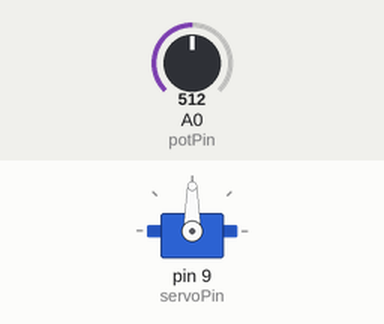
The sketch below on a simulated Arduino Uno, built with avr-gcc and run on an emulated ATmega328P. On the bench: servo. The inputs (shaded band) are chosen by the test bench; at power-on: A0 (potPin) = 512.

Above: at 1.8 s.
1.9 s: A0 (potPin) set to 716
At 3.0 s:
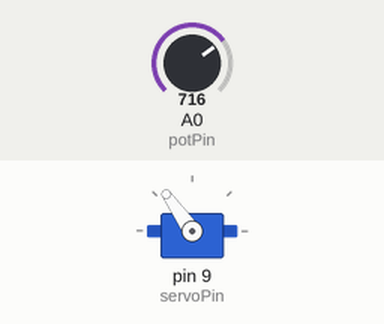
3.5 s: A0 (potPin) set to 900
At 4.6 s:
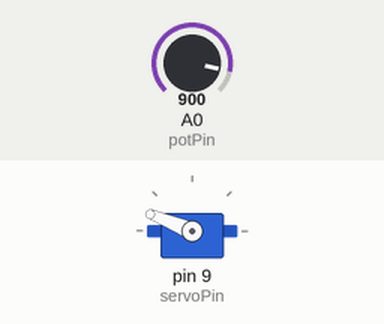
5.5 s: A0 (potPin) set to 1023
At 7.2 s:
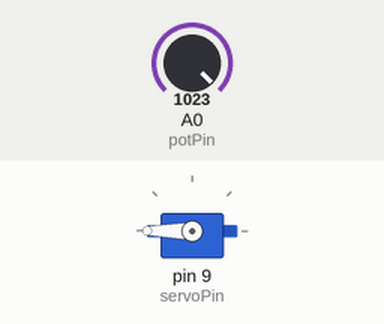
7.5 s: A0 (potPin) set to 306
At 8.8 s:
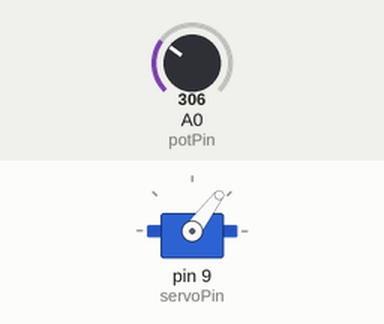
9.5 s: A0 (potPin) set to 122
At 10.4 s:
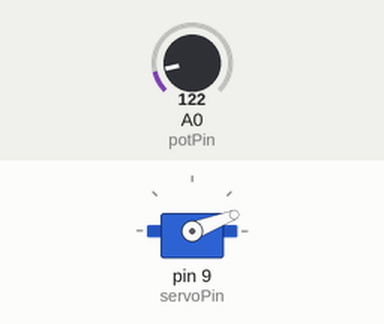
Timing chart, 0 to 12.5 s (numbered marks = the images above; inputs shaded):
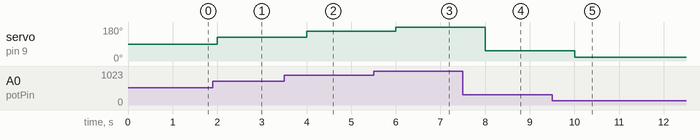

The sketch:

Servo_Control_with_Potentiometer.ino
```cpp
#include <Servo.h>    // Load servo library

/*  Servos raraly rotate 180 degrees. We have to test each servo at teh begining betwen 0 - 180 degress to
 *  test the limits so tt we dont want to burn it.
 *  The potentiometer reads 0v to 5v and gives readon 0 to 1023 to Arduino through the pin
 *  These figures will need to be put int to 'pos' from 10 to 170!
 *  We have to calc teh map function
 *  y(15, 170):x(0, 1023)
 *  slope (m) = (y2-y1) / (x2-x1)
 *  m= (170-15) / (1023-0) = 155/1023
 *  => y-y1 = m((x-x1) => (y-15) = 155/1023 (x-0) => y= (155/1023)x + 15
 *  pos=(155/1023) 'pos reading' + 15
 */

int pos=0;           // Declare and initialise the position variable
int servoPin=9;      // Tell Arduino tt server is attached to Pin 9
int potPin=A0;       // Connect potentiometer to pin A0
int potReading;      // Establsih integer for Potentimeter reading
int servoDelay=1000; // Delay in response by servo to commands

Servo myServo;      // Creating an object and telling Arduino tt it is a Servo, called myServo


void setup() {
  Serial.begin(9600);
  myServo.attach(servoPin); // we are telling Arduino that, an object called myServo,
                            // whcih is a servo object, is attached to Pin9

}

void loop() {

potReading = analogRead(potPin);    // Read potentiometer

pos = (180./1023.)*potReading;   // We put'.' after numbers to make sure we dont goto floats
myServo.write(pos);                 // write pos to servo
  delay(servoDelay);
}
```

Measured:
- after the input at 1.9 s, servo on pin 9 (servoPin): 90° → 125° after 0.10 s
- after the input at 3.5 s, servo on pin 9 (servoPin): 125° → 158° after 0.50 s
- after the input at 5.5 s, servo on pin 9 (servoPin): 158° → 180° after 0.50 s
- after the input at 7.5 s, servo on pin 9 (servoPin): 180° → 53° after 0.50 s
- after the input at 9.5 s, servo on pin 9 (servoPin): 53° → 21° after 0.50 s
